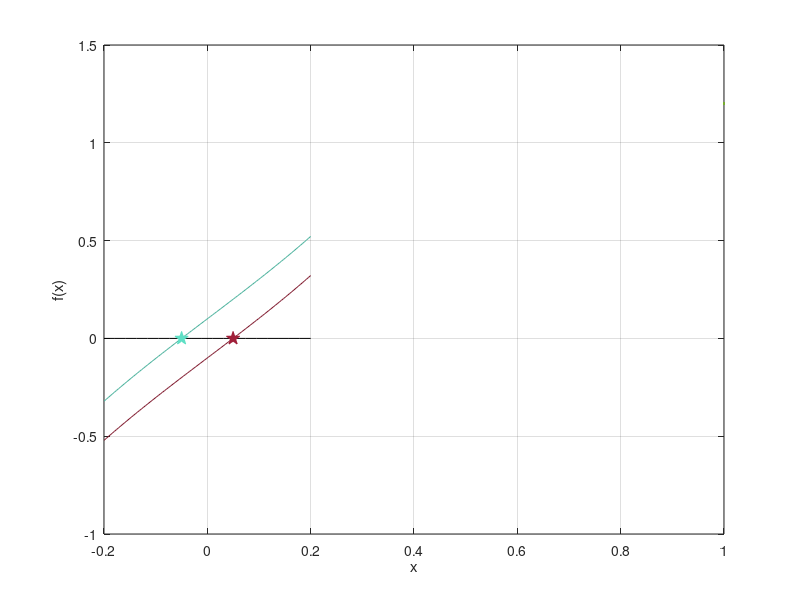

MATLAB code for this plot: (Note: this script raises an error after producing the figure.)
range = 0.2;
mesh = linspace(-range, range, 100);
alpha = 0.1;
f1 = @(x) 3*x.*x.*x +2 * sin(x) - alpha;
f2 = @(x) 3*x.*x.*x +2 * sin(x) + alpha;

pt1 = fzero(f1, 0)
pt2 = fzero(f2, 0)

p1 = plot(mesh, f1(mesh), 'color', [160,32,58]/320,LineWidth=1.2);
hold on;
grid on;
xlabel('x')
ylabel('f(x)')

ax = gca;
p2 = plot(mesh, f2(mesh), 'color', [95,223,197]/320, LineWidth=1.2);
plot(linspace(-range, range, 20), repmat(0, 1, 20),'k', LineWidth=1.2);
plot(pt1, 0,'pentagram', 'MarkerSize',10, 'MarkerEdgeColor',[160,32,58]/255,'MarkerFaceColor', [160,32,58]/255) % особая точка S-

plot(pt2, 0,'pentagram','MarkerSize',10,'MarkerEdgeColor',[95,223,197]/255,'MarkerFaceColor', [95,223,197]/255) % особая точка S+



legend([p1 p2], {'(S_+): y = 3x^3+2sin(x)-'+string(alpha), '(S_-): y = 3x^3+2sin(x)+'+string(alpha)})
exportgraphics(ax,'plot.eps')